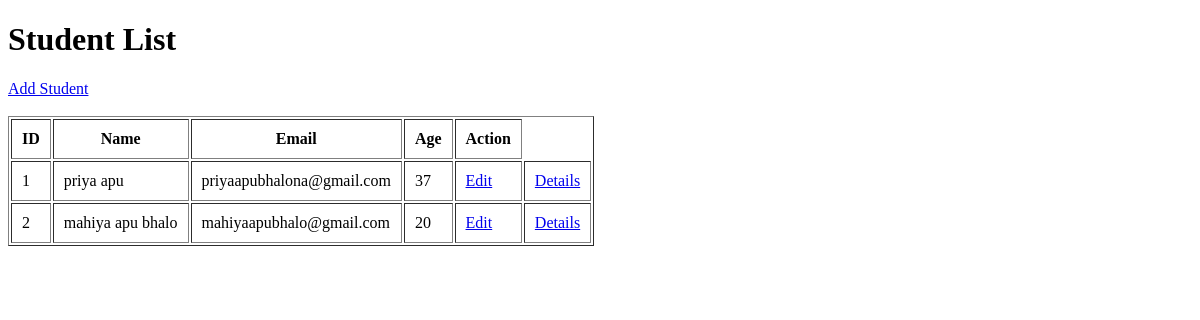
The app's page /, older data.
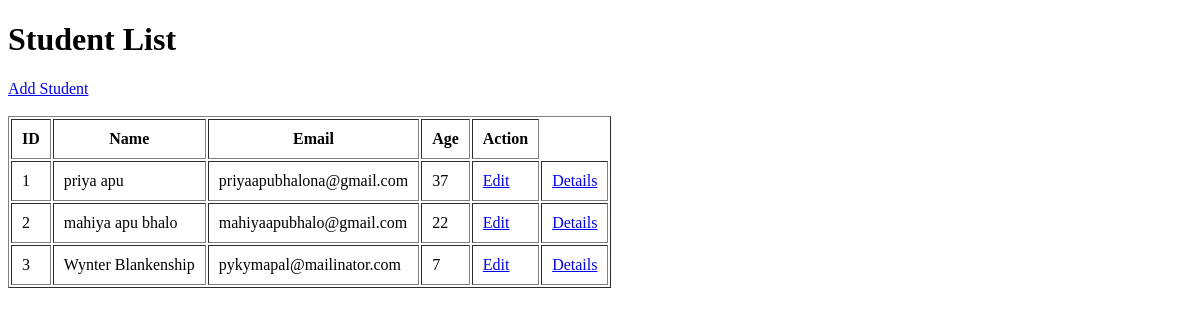
The same page, newer data.
### students/models.py (models this page shows, shortened)
class Student(models.Model):
    name = models.CharField(max_length=200)
    email = models.CharField(max_length=200)
    age = models.IntegerField()

### students/views.py (the view)
# urls.py: 2. Add a URL to urlpatterns:  path('', views.home, name='home')
def home(request):
    students = Student.objects.all()
    return render(request, 'index.html',{
        'students' : students
    })

### students/templates/index.html (shortened to what this page needs)
<!DOCTYPE html>
<html lang="en">
<head>
</head>
<body>
    <h1>Student List</h1>
    <a href="{% url 'add_student' %}">Add Student</a>
    <br><br>
    <table border="1" cellpadding="10">
        <thead>
            <tr>
                <th>ID</th>
                <th>Name</th>
                <th>Email</th>
                <th>Age</th>
                <th>Action</th>
            </tr>
        </thead>
        <tbody>
            {% for student in students %}
            <tr>
                <td>{{ student.id }}</td>
                <td>
                        {{ student.name }}
                </td>
                <td>{{ student.email }}</td>
                <td>{{ student.age }}</td>
                <td><a href="{% url 'edit-student' student.id %}">Edit</a>
                 </td>
                <td><a href="{% url 'student-details' student.id %}">Details</a>
                 </td>
            </tr>
            {% empty %}
            <tr>
                <td colspan="4">
                    No students found.
                </td>
            </tr>
            {% endfor %}
        </tbody>
    </table>
</body>
</html>

Row changes from the older to the newer data that the page shows:
changed Student "mahiya apu bhalo": age "20" → "22"
added Student: id "3", name "Wynter Blankenship", email "pykymapal@mailinator.com", age "7"
